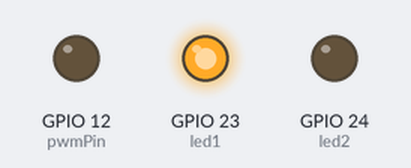
The program below on a simulated Raspberry Pi (BCM pin numbers). Parts: output pins drawn as LEDs (lit = HIGH).

Above: at 0.05 s.
At 10.45 s:
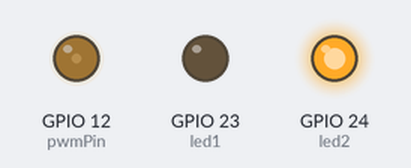
At 11.3 s:
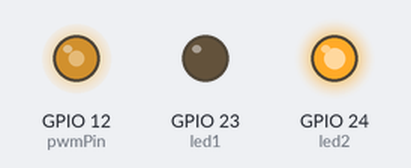
At 12.2 s:
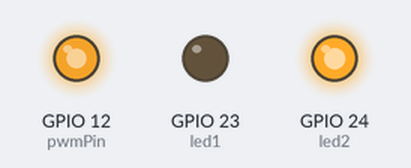
At 13.05 s:
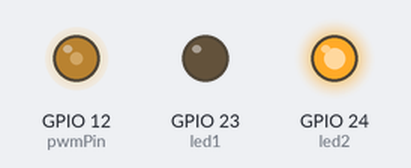
At 13.95 s:
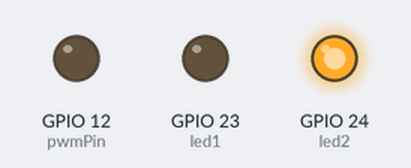
Timing chart, 0 to 18.2 s (numbered marks = the images above):
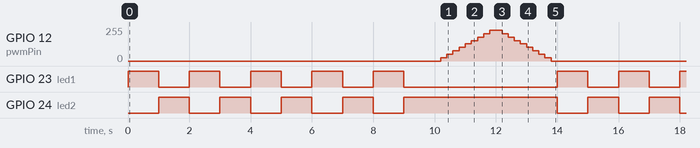

Measured:
- by itself, GPIO 23 (led1): repeats every 14.0 s: 4 × (LOW 1.0 s, HIGH 1.0 s), LOW 5.0 s, HIGH 1.0 s
- by itself, GPIO 24 (led2): repeats every 14.0 s: 3 × (LOW 1.0 s, HIGH 1.0 s), LOW 1.0 s, HIGH 5.0 s, LOW 1.0 s, HIGH 1.0 s

The program:

ledtest.py
```python
import RPi.GPIO as GPIO
import time

pwmPin =12
led1 = 23
led2 = 24
led1bool = False
led2bool = True
GPIO.setmode(GPIO.BCM)
GPIO.setup(led1, GPIO.OUT)
GPIO.setup(led2, GPIO.OUT)
GPIO.setup(pwmPin, GPIO.OUT)
pwm = GPIO.PWM(pwmPin, 1000)
pwm.start(0)

try:
    while True:
        for i in range(5):
            led1bool = not led1bool
            led2bool = not led2bool
            GPIO.output(led1, led1bool)
            GPIO.output(led2, led2bool)
            time.sleep(1)
            led1bool = not led1bool
            led2bool = not led2bool
            GPIO.output(led1, led1bool)
            GPIO.output(led2, led2bool)
            time.sleep(1)
        for i in range(10):
            pwm.ChangeDutyCycle(i*10)
            time.sleep(0.2)
        for i in range(9,-1,-1):
            pwm.ChangeDutyCycle(i*10)
            time.sleep(0.2)

except KeyboardInterrupt:
    print("done")
finally:
    pwm.stop()
    GPIO.cleanup()
#오등분의 신부 배경화면
```
